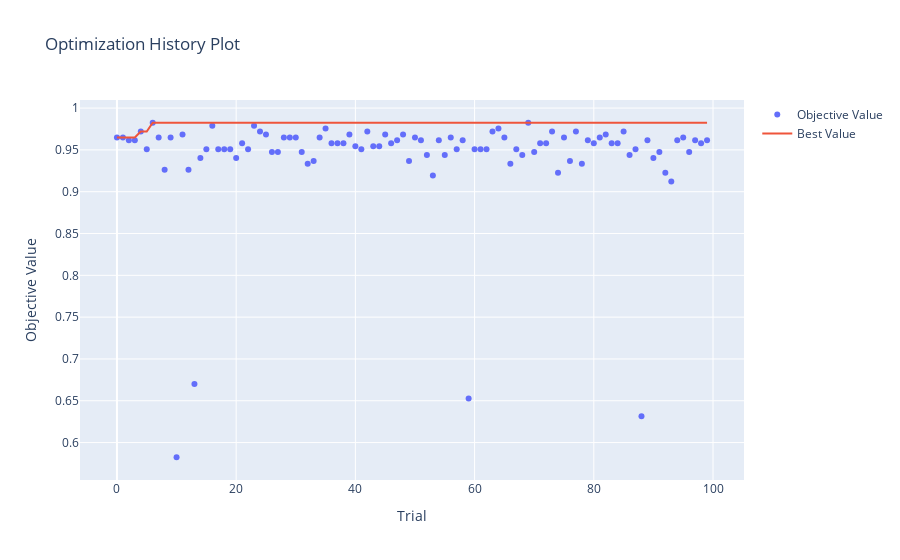
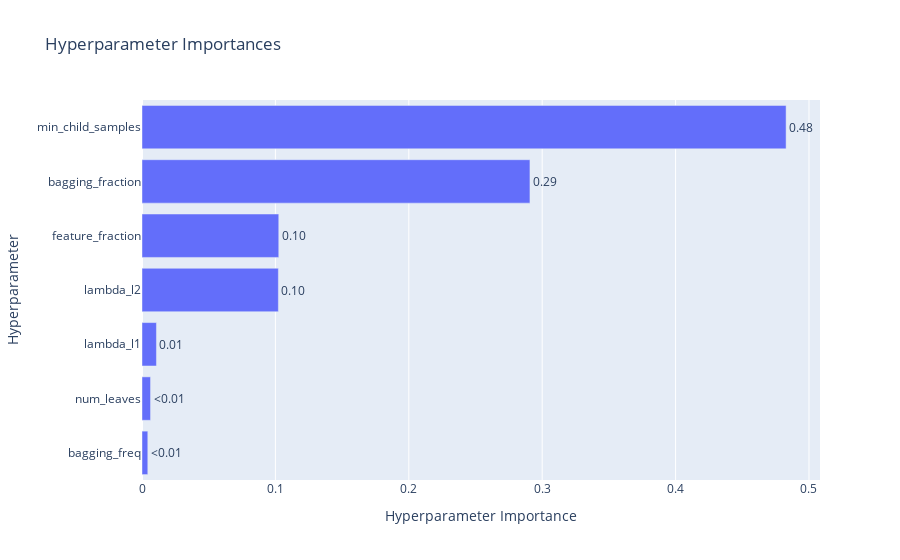

Notebook code for these charts, in order:
### Code cell
# Add stream handler of stdout to show the messages
optuna.logging.set_verbosity(optuna.logging.WARNING)
n_trials = 50
study_stop_cb = verbosityCallback(model)

study = optuna.create_study(
    direction="maximize",
    pruner=optuna.pruners.SuccessiveHalvingPruner(reduction_factor=4),
    sampler=optuna.samplers.RandomSampler(),
)
study.optimize(objective, n_trials=n_trials, callbacks=[study_stop_cb], n_jobs=-1, show_progress_bar=True)
plot_study(study)

### Figure 1 — Plotly figure (JSON) as saved in the notebook; plotly's stock layout.template omitted (floating-point values rounded to 4 significant figures)
{"data": [{"mode": "markers", "name": "Objective Value", "type": "scatter", "x": [0, 1, 2, 3, 4, 5, 6, 7, 8, 9, 10, 11, 12, 13, 14, 15, 16, 17, 18, 19, 20, 21, 22, 23, 24, 25, 26, 27, 28, 29, 30, 31, 32, 33, 34, 35, 36, 37, 38, 39, 40, 41, 42, 43, 44, 45, 46, 47, 48, 49, 50, 51, 52, 53, 54, 55, 56, 57, 58, 59, 60, 61, 62, 63, 64, 65, 66, 67, 68, 69, 70, 71, 72, 73, 74, 75, 76, 77, 78, 79, 80, 81, 82, 83, 84, 85, 86, 87, 88, 89, 90, 91, 92, 93, 94, 95, 96, 97, 98, 99], "y": [0.9649, 0.9649, 0.9614, 0.9614, 0.9719, 0.9509, 0.9825, 0.9649, 0.9263, 0.9649, 0.5825, 0.9684, 0.9263, 0.6702, 0.9404, 0.9509, 0.9789, 0.9509, 0.9509, 0.9509, 0.9404, 0.9579, 0.9509, 0.9789, 0.9719, 0.9684, 0.9474, 0.9474, 0.9649, 0.9649, 0.9649, 0.9474, 0.9333, 0.9368, 0.9649, 0.9754, 0.9579, 0.9579, 0.9579, 0.9684, 0.9544, 0.9509, 0.9719, 0.9544, 0.9544, 0.9684, 0.9579, 0.9614, 0.9684, 0.9368, 0.9649, 0.9614, 0.9439, 0.9193, 0.9614, 0.9439, 0.9649, 0.9509, 0.9614, 0.6526, 0.9509, 0.9509, 0.9509, 0.9719, 0.9754, 0.9649, 0.9333, 0.9509, 0.9439, 0.9825, 0.9474, 0.9579, 0.9579, 0.9719, 0.9228, 0.9649, 0.9368, 0.9719, 0.9333, 0.9614, 0.9579, 0.9649, 0.9684, 0.9579, 0.9579, 0.9719, 0.9439, 0.9509, 0.6316, 0.9614, 0.9404, 0.9474, 0.9228, 0.9123, 0.9614, 0.9649, 0.9474, 0.9614, 0.9579, 0.9614]}, {"mode": "lines", "name": "Best Value", "type": "scatter", "x": [0, 1, 2, 3, 4, 5, 6, 7, 8, 9, 10, 11, 12, 13, 14, 15, 16, 17, 18, 19, 20, 21, 22, 23, 24, 25, 26, 27, 28, 29, 30, 31, 32, 33, 34, 35, 36, 37, 38, 39, 40, 41, 42, 43, 44, 45, 46, 47, 48, 49, 50, 51, 52, 53, 54, 55, 56, 57, 58, 59, 60, 61, 62, 63, 64, 65, 66, 67, 68, 69, 70, 71, 72, 73, 74, 75, 76, 77, 78, 79, 80, 81, 82, 83, 84, 85, 86, 87, 88, 89, 90, 91, 92, 93, 94, 95, 96, 97, 98, 99], "y": [0.9649, 0.9649, 0.9649, 0.9649, 0.9719, 0.9719, 0.9825, 0.9825, 0.9825, 0.9825, 0.9825, 0.9825, 0.9825, 0.9825, 0.9825, 0.9825, 0.9825, 0.9825, 0.9825, 0.9825, 0.9825, 0.9825, 0.9825, 0.9825, 0.9825, 0.9825, 0.9825, 0.9825, 0.9825, 0.9825, 0.9825, 0.9825, 0.9825, 0.9825, 0.9825, 0.9825, 0.9825, 0.9825, 0.9825, 0.9825, 0.9825, 0.9825, 0.9825, 0.9825, 0.9825, 0.9825, 0.9825, 0.9825, 0.9825, 0.9825, 0.9825, 0.9825, 0.9825, 0.9825, 0.9825, 0.9825, 0.9825, 0.9825, 0.9825, 0.9825, 0.9825, 0.9825, 0.9825, 0.9825, 0.9825, 0.9825, 0.9825, 0.9825, 0.9825, 0.9825, 0.9825, 0.9825, 0.9825, 0.9825, 0.9825, 0.9825, 0.9825, 0.9825, 0.9825, 0.9825, 0.9825, 0.9825, 0.9825, 0.9825, 0.9825, 0.9825, 0.9825, 0.9825, 0.9825, 0.9825, 0.9825, 0.9825, 0.9825, 0.9825, 0.9825, 0.9825, 0.9825, 0.9825, 0.9825, 0.9825]}, {"marker": {"color": "#cccccc"}, "mode": "markers", "name": "Infeasible Trial", "showlegend": false, "type": "scatter", "x": [], "y": []}], "layout": {"title": {"text": "Optimization History Plot"}, "xaxis": {"title": {"text": "Trial"}}, "yaxis": {"title": {"text": "Objective Value"}}}}

### Figure 2 — Plotly figure (JSON) as saved in the notebook; plotly's stock layout.template omitted (floating-point values rounded to 4 significant figures)
{"data": [{"cliponaxis": false, "hovertemplate": ["bagging_freq (IntDistribution): 0.004344682393865952<extra></extra>", "num_leaves (IntDistribution): 0.006404858092044086<extra></extra>", "lambda_l1 (FloatDistribution): 0.010835845173714392<extra></extra>", "lambda_l2 (FloatDistribution): 0.10222752922583923<extra></extra>", "feature_fraction (FloatDistribution): 0.10252434801381335<extra></extra>", "bagging_fraction (FloatDistribution): 0.29082198621805794<extra></extra>", "min_child_samples (IntDistribution): 0.4828407508826651<extra></extra>"], "name": "Objective Value", "orientation": "h", "text": ["<0.01", "<0.01", "0.01", "0.10", "0.10", "0.29", "0.48"], "textposition": "outside", "type": "bar", "x": [0.004345, 0.006405, 0.01084, 0.1022, 0.1025, 0.2908, 0.4828], "y": ["bagging_freq", "num_leaves", "lambda_l1", "lambda_l2", "feature_fraction", "bagging_fraction", "min_child_samples"]}], "layout": {"title": {"text": "Hyperparameter Importances"}, "xaxis": {"title": {"text": "Hyperparameter Importance"}}, "yaxis": {"title": {"text": "Hyperparameter"}}}}
